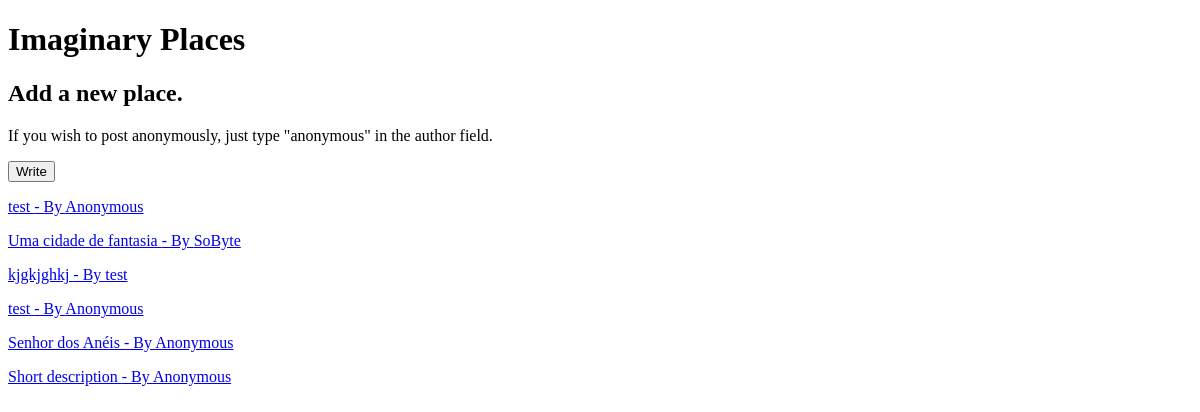
Before: / with the older database file.
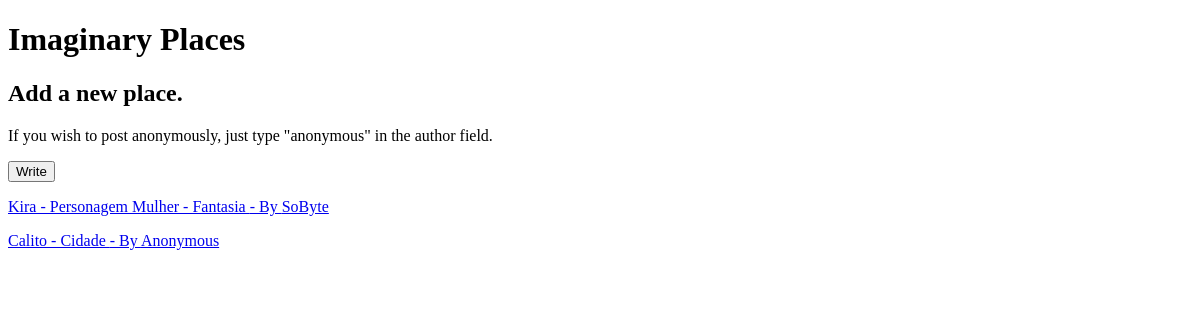
After: the same page with the newer database file.
### tables this page shows
CREATE TABLE places (id INTEGER PRIMARY KEY AUTOINCREMENT,author TEXT NOT NULL, description TEXT NOT NULL, text TEXT NOT NULL);

### imaginary_place/routes.py (the view)
@app.route('/', methods=['GET','POST'])
def homepage():
    conn = init_bank.connect()
    cursor = conn.cursor()
    cursor.execute("SELECT * FROM places")
    data = cursor.fetchall()
    random.shuffle(data)
    return render_template('homepage.html', data=data)

### imaginary_place/init_bank.py (called while the page is built)
def connect():
    conn = sqlite3.connect('imaginary_place/bank.db')
    return conn

### imaginary_place/templates/homepage.html (shortened to what this page needs)
<!DOCTYPE html>
<html lang="pt-br">
<head>
</head>
<body>
    <h1>Imaginary Places</h1>
    <h2>Add a new place.</h2>
    <p>If you wish to post anonymously, just type "anonymous" in the author field.</p>
    <a href="/write"><button>Write</button></a>
    {% for text in data %}
        <a href="/world/{{ text[0] }}"><p>{{ text[2] }} - By {{ text[1] }}</p></a>
    {% endfor %}
</body>
</html>

Changed rows visible on the page:
removed places: description "test", author "Anonymous"
removed places: description "kjgkjghkj", author "test"
removed places: description "test", author "Anonymous"
removed places: description "Short description", author "Anonymous"
changed places "SoByte": description "Uma cidade de fantasia" → "Kira - Personagem Mulher - Fantasia"
changed places "Anonymous": description "Senhor dos Anéis" → "Calito - Cidade"
